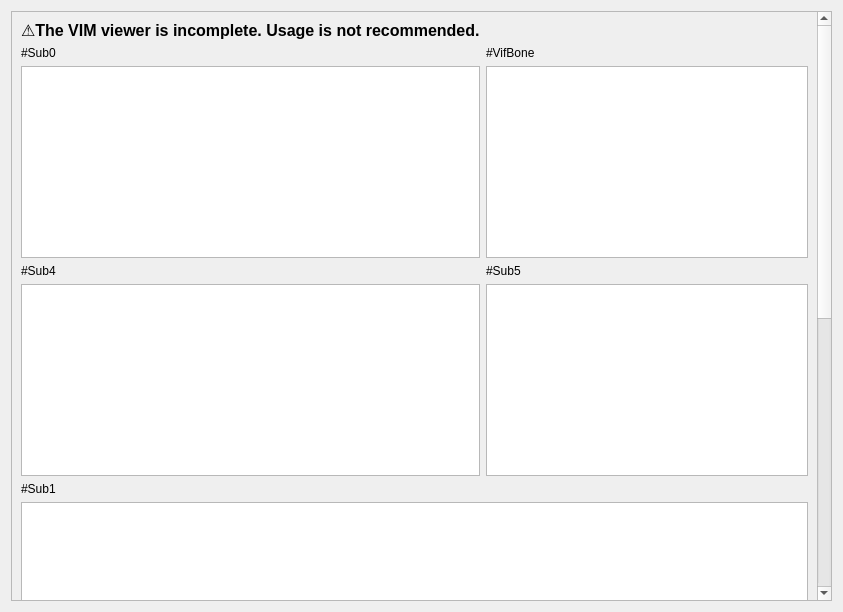
<?xml version="1.0" encoding="UTF-8"?>
<ui version="4.0">
 <class>VIMViewer</class>
 <widget class="QWidget" name="VIMViewer">
  <property name="geometry">
   <rect>
    <x>0</x>
    <y>0</y>
    <width>843</width>
    <height>612</height>
   </rect>
  </property>
  <property name="windowTitle">
   <string>Form</string>
  </property>
  <layout class="QGridLayout" name="gridLayout_2">
   <item row="0" column="0">
    <widget class="QScrollArea" name="scrollArea">
     <property name="widgetResizable">
      <bool>true</bool>
     </property>
     <widget class="QWidget" name="scrollAreaWidgetContents">
      <property name="geometry">
       <rect>
        <x>0</x>
        <y>0</y>
        <width>806</width>
        <height>1132</height>
       </rect>
      </property>
      <layout class="QGridLayout" name="gridLayout_3">
       <item row="2" column="0">
        <widget class="QTableWidget" name="sub1List">
         <property name="sizePolicy">
          <sizepolicy hsizetype="Expanding" vsizetype="Fixed">
           <horstretch>0</horstretch>
           <verstretch>0</verstretch>
          </sizepolicy>
         </property>
        </widget>
       </item>
       <item row="4" column="0">
        <widget class="QTableWidget" name="sub2List">
         <property name="sizePolicy">
          <sizepolicy hsizetype="Expanding" vsizetype="Fixed">
           <horstretch>0</horstretch>
           <verstretch>0</verstretch>
          </sizepolicy>
         </property>
        </widget>
       </item>
       <item row="5" column="0">
        <widget class="QLabel" name="texCount">
         <property name="text">
          <string>#tex</string>
         </property>
        </widget>
       </item>
       <item row="6" column="0">
        <widget class="QListWidget" name="texList">
         <property name="sizePolicy">
          <sizepolicy hsizetype="Expanding" vsizetype="Fixed">
           <horstretch>0</horstretch>
           <verstretch>0</verstretch>
          </sizepolicy>
         </property>
        </widget>
       </item>
       <item row="1" column="0">
        <widget class="QLabel" name="sub1Count">
         <property name="text">
          <string>#Sub1</string>
         </property>
        </widget>
       </item>
       <item row="0" column="0">
        <layout class="QGridLayout" name="gridLayout">
         <item row="1" column="0">
          <widget class="QLabel" name="sub0Count">
           <property name="text">
            <string>#Sub0</string>
           </property>
          </widget>
         </item>
         <item row="2" column="0">
          <widget class="QTableWidget" name="sub0List">
           <property name="sizePolicy">
            <sizepolicy hsizetype="Expanding" vsizetype="Fixed">
             <horstretch>0</horstretch>
             <verstretch>0</verstretch>
            </sizepolicy>
           </property>
          </widget>
         </item>
         <item row="2" column="1">
          <widget class="QTableWidget" name="vifBoneList">
           <property name="sizePolicy">
            <sizepolicy hsizetype="Expanding" vsizetype="Fixed">
             <horstretch>0</horstretch>
             <verstretch>0</verstretch>
            </sizepolicy>
           </property>
          </widget>
         </item>
         <item row="3" column="0">
          <widget class="QLabel" name="sub4Count">
           <property name="text">
            <string>#Sub4</string>
           </property>
          </widget>
         </item>
         <item row="3" column="1">
          <widget class="QLabel" name="sub5Count">
           <property name="text">
            <string>#Sub5</string>
           </property>
          </widget>
         </item>
         <item row="4" column="1">
          <widget class="QTableWidget" name="sub5List">
           <property name="sizePolicy">
            <sizepolicy hsizetype="Expanding" vsizetype="Fixed">
             <horstretch>0</horstretch>
             <verstretch>0</verstretch>
            </sizepolicy>
           </property>
          </widget>
         </item>
         <item row="1" column="1">
          <widget class="QLabel" name="vifBoneCount">
           <property name="text">
            <string>#VifBone</string>
           </property>
          </widget>
         </item>
         <item row="4" column="0">
          <widget class="QTableWidget" name="sub4List">
           <property name="sizePolicy">
            <sizepolicy hsizetype="Expanding" vsizetype="Fixed">
             <horstretch>0</horstretch>
             <verstretch>0</verstretch>
            </sizepolicy>
           </property>
          </widget>
         </item>
         <item row="0" column="0">
          <widget class="QLabel" name="label">
           <property name="font">
            <font>
             <pointsize>12</pointsize>
             <weight>75</weight>
             <bold>true</bold>
            </font>
           </property>
           <property name="text">
            <string>⚠️The VIM viewer is incomplete. Usage is not recommended.</string>
           </property>
           <property name="alignment">
            <set>Qt::AlignLeading|Qt::AlignLeft|Qt::AlignTop</set>
           </property>
          </widget>
         </item>
        </layout>
       </item>
       <item row="3" column="0">
        <widget class="QLabel" name="sub2Count">
         <property name="text">
          <string>#Sub2</string>
         </property>
        </widget>
       </item>
      </layout>
     </widget>
    </widget>
   </item>
  </layout>
 </widget>
 <resources/>
 <connections/>
</ui>
